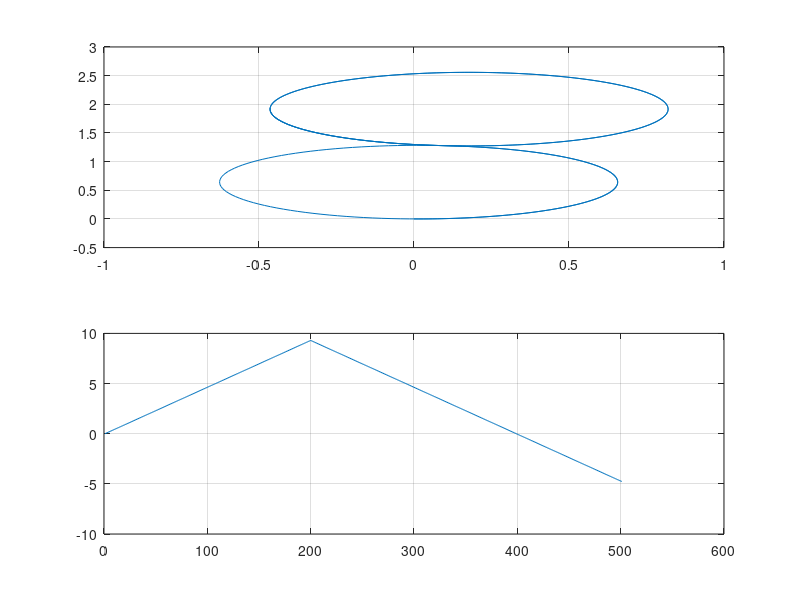

Source code (MATLAB):
% % question 1
% A = 100;    %angular acceleration
% B = 2;      %angular speed
% C = 1;      %volts
% 
% dt = 1/1000;
% duration = 7;     % Simulation horizon
% times = (0:dt:duration);
% N = length(times)-1;
% 
% x1(1) = pi/3;
% x2(1) = 0;
% 
% u = 10;
% 
% for i=1:N %iterations / Loop
%     
%     if (i > 1000 && i < 2000) %first condition
%         u = 10;
%     elseif (i > 3000 && i < 4000)
%         u = 20;
%     else
%         u = 0;
%     end
%             
%     x1(i+1) = x1(i) + dt*x2(i);
%     x2(i+1) = x2(i) + dt*[-A*sin(x1(i))-B*x2(i)+C*u];
% end
% 
% 
% subplot(2,1,1);
% plot(times,rad2deg(x1)) ; xlabel('time (s)'); ylabel('angle (deg)'); title('Angular position'); grid on;
% subplot(2,1,2);
% plot(times,rad2deg(x2)) ; xlabel('time (s)'); ylabel('angle velocity (deg/2)'); title('Angular velocity'); grid on;

% question 2

% A = [0.9    0.1     0.1;
%      0.1    0.9     0.3;
%      0     -0.3     0.9];   
%  
% B = [0; 
%      0; 
%      1];
% 
% x(1,:) = 0;
% x = zeros (3,1);
% u = 0;
% 
% for k=1:500 %iterations / Loop
%     
%     if (k  >= 10 && k <= 20) %first condition
%         u = 1;
%     elseif (k >= 21 && k <= 30)
%         u = 2;
%     else
%         u = 0;
%     end
%     
%     x(:,k+1) = A*x(:,k) + B*u; 
% end
% 
% subplot (1,1,1);
% plot3(x(1,:), x(2,:), x(3,:))

% problem 3

% mu = 1;
% x = [-5:0.1:5];
% 
% 
% var = 2;
% sigma = sqrt(var);
% pd1 = makedist('Normal','mu',mu,'sigma',sigma);
% y = pdf (pd1,x);
% plot(x,y); hold on;
% 
% var = 16;
% sigma = sqrt(var);
% pd2 = makedist('Normal','mu',mu,'sigma',sigma);
% y = pdf (pd2,x);
% plot(x,y);
% 
% var = 0.2;
% sigma = sqrt(var);
% pd3 = makedist('Normal','mu',mu,'sigma',sigma);
% y = pdf (pd3,x);
% plot(x,y); 
% 
% var = 0.01;
% sigma = sqrt(var);
% pd4 = makedist('Normal','mu',mu,'sigma',sigma);
% y = pdf (pd4,x);
% plot(x,y); 
% 
% var = 10000;
% sigma = sqrt(var);
% pd5 = makedist('Normal','mu',mu,'sigma',sigma);
% y = pdf (pd5,x);
% plot(x,y); 

% question 4

x = zeros(3,1);
u = [2;     %alpha
     3];    %v;
L = 2;

for k=1:500 %iterations / Loop
    
    if (k == 200)
        u(1,1) = -1*u(1,1);
    end

    x(1,k+1) = x(1,k) + 0.01*u(2,1)*cos(x(3,k));
    x(2,k+1) = x(2,k) + 0.01*u(2,1)*sin(x(3,k));
    x(3,k+1) = x(3,k) + 0.01*u(2,1)*tan(u(1,1)/L);
    %    x(:,k+1) = A*x(:,k) + B*u;
end
subplot (2,1,1); plot(x(1,:),x(2,:)); grid on;
subplot (2,1,2); plot(x(3,:)); grid on;